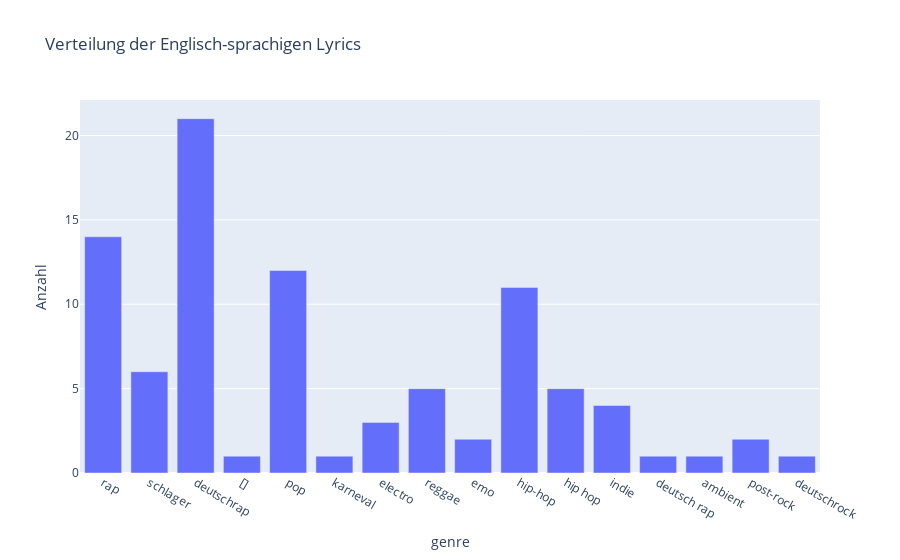

Here is the notebook cell this chart was saved with:
### Code cell
df_results = pd.DataFrame(results)
genre_count = df_results.groupby(['genre']).size().reset_index(name='count')

fig = px.bar(genre_count, x='genre', y='count', title='Verteilung der Englisch-sprachigen Lyrics',
             category_orders={'genre': df_results['genre'].unique()},
             labels={'count': 'Anzahl'})
fig.show()

### Figure 1 — Plotly figure (JSON) as saved in the notebook; plotly's stock layout.template omitted (floating-point values rounded to 4 significant figures)
{"data": [{"alignmentgroup": "True", "hovertemplate": "genre=%{x}<br>Anzahl=%{y}<extra></extra>", "legendgroup": "", "marker": {"color": "#636efa", "pattern": {"shape": ""}}, "name": "", "offsetgroup": "", "orientation": "v", "showlegend": false, "textposition": "auto", "type": "bar", "x": ["[]", "ambient", "deutsch rap", "deutschrap", "deutschrock", "electro", "emo", "hip hop", "hip-hop", "indie", "karneval", "pop", "post-rock", "rap", "reggae", "schlager"], "xaxis": "x", "y": [1, 1, 1, 21, 1, 3, 2, 5, 11, 4, 1, 12, 2, 14, 5, 6], "yaxis": "y"}], "layout": {"barmode": "relative", "legend": {"tracegroupgap": 0}, "title": {"text": "Verteilung der Englisch-sprachigen Lyrics"}, "xaxis": {"anchor": "y", "categoryarray": ["rap", null, "schlager", "deutschrap", "[]", "pop", "karneval", "electro", "reggae", "emo", "hip-hop", "hip hop", "indie", "deutsch rap", "ambient", "post-rock", "deutschrock"], "categoryorder": "array", "domain": [0, 1], "title": {"text": "genre"}}, "yaxis": {"anchor": "x", "domain": [0, 1], "title": {"text": "Anzahl"}}}}
